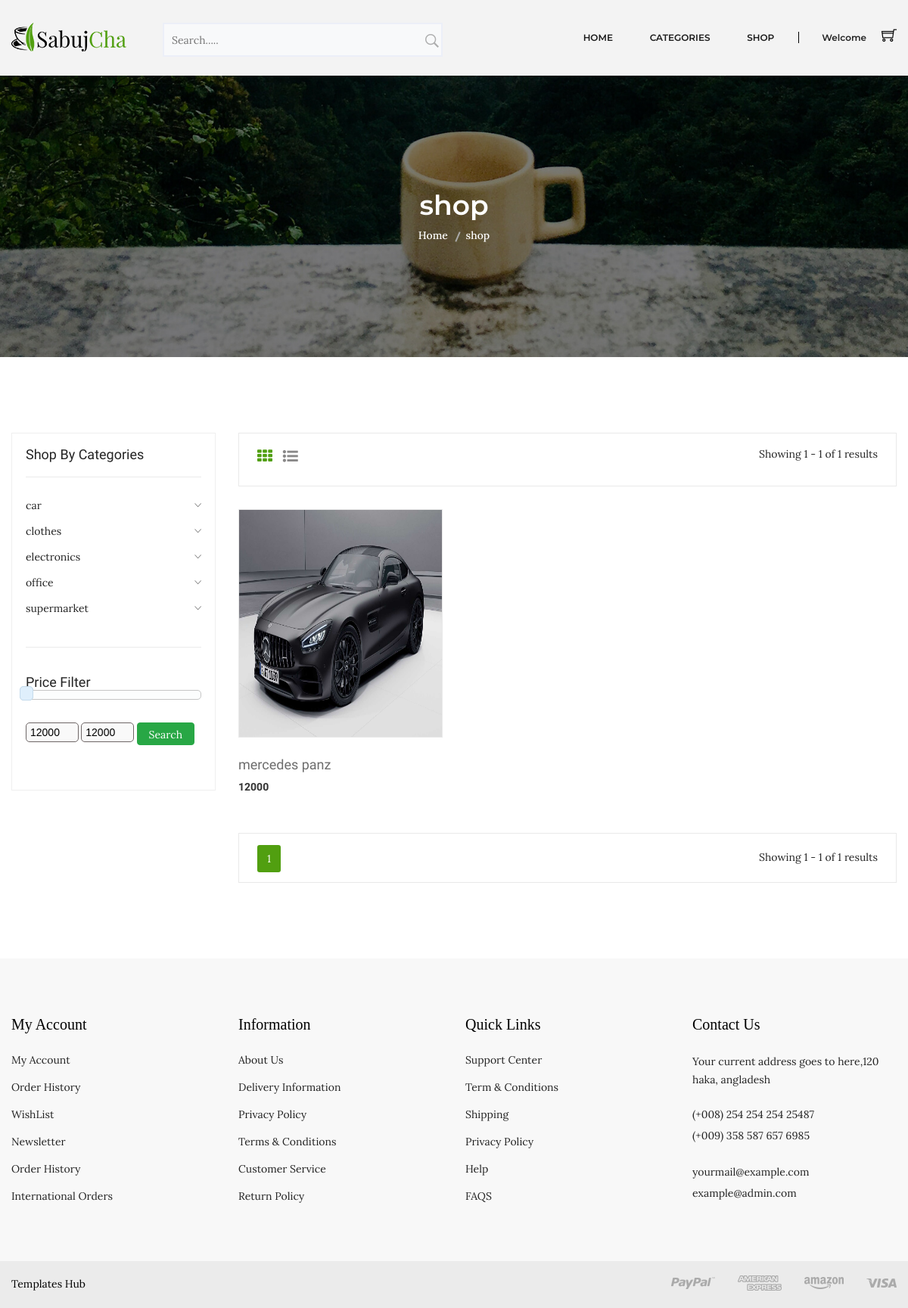
Screenshot of /shop.php?sub=13&page=1 with the database file from the repository.
### tables this page shows
CREATE TABLE `products` (
  `id` bigint(20) UNSIGNED NOT NULL,
  `name_en` varchar(50) NOT NULL,
  `name_ar` varchar(50) NOT NULL,
  `price` decimal(7,0) NOT NULL,
  `quantity` smallint(3) NOT NULL DEFAULT 1,
  `status` tinyint(1) NOT NULL COMMENT '1=>active , 0 => not active',
  `desc_en` varchar(1000) NOT NULL,
  `decs_ar` varchar(1000) NOT NULL,
  `image` varchar(50) NOT NULL,
  `brand_id` bigint(20) UNSIGNED DEFAULT NULL,
  `subcategory_id` bigint(20) UNSIGNED NOT NULL,
  `created_at` timestamp NOT NULL DEFAULT current_timestamp(),
  `updated_at` timestamp NOT NULL DEFAULT current_timestamp() ON UPDATE current_timestamp()
);

CREATE TABLE `categories` (
  `id` bigint(20) UNSIGNED NOT NULL,
  `name_en` varchar(25) NOT NULL,
  `name_ar` varchar(25) NOT NULL,
  `image` varchar(50) NOT NULL DEFAULT 'default.jpg',
  `status` tinyint(1) NOT NULL DEFAULT 1 COMMENT '1 => active , 0 => not active  ',
  `created_at` timestamp NOT NULL DEFAULT current_timestamp(),
  `updated_at` timestamp NOT NULL DEFAULT current_timestamp() ON UPDATE current_timestamp()
);

### app/database/models/Product.php (called while the page is built, shortened)
<?php
include_once __DIR__ . "\..\config\connection.php";
class Product extends connection implements crud
{
    private $name_en;
    private $status;
    private $subcategory_id;
    private $category_id;
    private $brand_id;
    private $limit ;
    private $offset;
    public function setStatus($status)
    {
        $this->status = $status;
        return $this;
    }
    public function setSubcategory_id($subcategory_id)
    {
        $this->subcategory_id = $subcategory_id;
        return $this;
    }
    public function setLimit($limit)
    {
        $this->limit = $limit;
        return $this;
    }
    public function setOffset($offset)
    {
        $this->offset = $offset;
        return $this;
    }
    public function readBySub()
    {
        $query = "SELECT `id`,`name_en`,`desc_en`,`price`,`image` FROM `products_details` WHERE `status` = $this->status AND `subcategory_id` = $this->subcategory_id ORDER BY `price`,`name_en` LIMIT $this->limit OFFSET $this->offset ";
        return $this->runDQL($query);
    }
    public function maxPriceAndMinPrice(){
       $value = "";
        if (isset($this->brand_id)) {
            $value = " WHERE `brand_id` = $this->brand_id";
        }elseif(isset($this->subcategory_id)){
            $value = " WHERE `subcategory_id` = $this->subcategory_id";
        }elseif(isset($this->category_id)){
            $value = " WHERE `category_id` = $this->category_id";
        }elseif(isset($this->name_en)){
            $value = " WHERE `name_en` LIKE '$this->name_en%' ORDER BY `price`,`name_en`";
        }else {
            $value = "";
        }
        $query = "SELECT COUNT(`id`) AS `total`, MAX(`price`) AS `max_price`, MIN(`price`) AS `min_price` FROM `products_details` $value ";
        return $this->runDQL($query) ;
    }
}

### app/database/config/connection.php (called while the page is built, shortened)
<?php
class connection {
   private $hostname = 'localhost';
   private $username = 'root';
   private $password = '';
   private $database = 'ecommerce';
   private $con;
    public function __construct()
    {
        $this->con = new mysqli($this->hostname,$this->username,$this->password,$this->database);
    }
    protected function runDQL($query)
    {
        $result = $this->con->query($query);
        if ($result->num_rows > 0) {
            return $result ;
        }else{
            return [];
        }
    }
}

### app/database/models/Category.php (called while the page is built, shortened)
<?php
include_once __DIR__."\..\config\connection.php";
class Category extends connection implements crud {
    private $status;
    public function setStatus($status)
    {
        $this->status = $status;
        return $this;
    }
    public function read()
    {
        $query = "SELECT `id`,`name_en` FROM `categories` WHERE `status` = $this->status  ORDER BY `name_en`";
        return $this->runDQL($query);
    }
}

### shop.php (the view, shortened to what this page needs)
<?php
include_once 'layout/header.php';
include_once 'layout/nav.php';
include_once 'layout/breadcrumb.php';
$productObject = new Product;
$productObject->setStatus(1);
$limit = 10;
$page = isset($_GET['page']) ? $_GET['page'] : 1;
$offset = ($page - 1) * $limit;
if ($_GET) {
    if (isset($_GET['sub']) && isset($_GET['page'])) {
        if (is_numeric($_GET['sub'])) {
            $subcategoryObject->setId($_GET['sub']);
            $subResult = $subcategoryObject->getSubById();
            if ($subResult) {
                $productObject->setSubcategory_id($_GET['sub']);
                $productObjectResult = $productObject->setLimit($limit)->setOffset($offset)->readBySub();
                $productObjectPriceResult = $productObject->setSubcategory_id($_GET['sub'])->maxPriceAndMinPrice();
                if (isset($productObjectPriceResult)) {
                    $filterPrice = $productObjectPriceResult->fetch_object();
                }
                $totalProducts = $filterPrice->total;
                $totalPages = ceil($totalProducts / $limit);
            } else {
                die;
            }
        } else {
            die;
        }
    } else {
    }
}
function unKnowGet($Get)
{
    if (isset($_GET['sub']) && $Get = $_GET['sub']) {
        $Get = 'sub=' . $_GET['sub'] . '&';
    } elseif (isset($_GET['cat']) && $Get = $_GET['cat']) {
        $Get = 'cat=' . $_GET['cat'] . '&';
    } elseif (isset($_GET['brand']) && $Get = $_GET['brand']) {
        $Get = 'brand=' . $_GET['brand'] . '&';
    } elseif (isset($_GET['search']) && $Get = $_GET['search']) {
        $Get = 'search=' . $_GET['search'] . '&';
    } else {
        $Get = '';
    }
    return $Get;
}
?>
<div class="shop-page-area ptb-100">
    <div class="container">
        <div class="row flex-row-reverse">
            <div class="col-lg-9">
                <div class="shop-topbar-left">
                    <div class="shop-topbar-wrapper">
                        <ul class="view-mode">
                            <li class="active"><a href="#product-grid" data-view="product-grid"><i
                                        class="fa fa-th"></i></a></li>
                            <li><a href="#product-list" data-view="product-list"><i class="fa fa-list-ul"></i></a></li>
                        </ul>
                        <p>Showing <?= $offset + 1 ?> - <?= min($offset + $limit, $totalProducts) ?> of
                            <?= $totalProducts ?> results </p>
                    </div>
                </div>
                <div class="grid-list-product-wrapper" id="searchRange">
                    <div class="product-grid product-view pb-20">
                        <div class="row">
                            <?php
                            if (!empty($productObjectResult)) {
                                $products = $productObjectResult->fetch_all(MYSQLI_ASSOC);
                                foreach ($products as $index => $product) {
                            ?>
                            <div class="product-width col-xl-4 col-lg-4 col-md-4 col-sm-6 col-12 mb-30"
                                id="searchRange">
                                <div class="product-wrapper">
                                    <div class="product-img">
                                        <a href="product-details.php?pro=<?= $product['id'] ?>">
                                            <img loading="lazy" alt="" src="assets/img/product/<?= $product['image'] ?>" style="height: 300px;">
                                        </a>
                                        <div class="product-action">
                                        </div>
                                    </div>
                                    <div class="product-content text-left">
                                        <div class="product-hover-style">
                                            <div class="product-title">
                                                <h4>
                                                    <a
                                                        href="product-details.php?pro=<?= $product['id'] ?>"><?= $product['name_en'] ?></a>
                                                </h4>
                                            </div>
                                        </div>
                                        <div class="product-price-wrapper">
                                            <span><?= $product['price'] ?></span>
                                        </div>
                                    </div>
                                </div>
                            </div>
                            <?php
                                }
                            }
                            ?>
                        </div>
                    </div>
                    <div class="pagination-total-pages">
                        <div class="pagination-style">
                            <ul>
                                <?php for ($i = 1; $i <= $totalPages; $i++) : ?>
                                <li><a class="<?= $i == $page ? 'active' : '' ?>"
                                        href="?<?= unKnowGet($_GET) ?>page=<?= $i ?>"><?= $i ?></a></li>
                                <?php endfor; ?>
                            </ul>
                        </div>
                        <div class="total-pages">
                            <p>Showing <?= $offset + 1 ?> - <?= min($offset + $limit, $totalProducts) ?> of
                                <?= $totalProducts ?> results </p>
                        </div>
                    </div>
                </div>
            </div>
            <div class="col-lg-3">
                <div class="shop-sidebar-wrapper gray-bg-7 shop-sidebar-mrg">
                    <div class="shop-widget">
                        <h4 class="shop-sidebar-title">Shop By Categories</h4>
                        <div class="shop-catigory">
                            <ul id="faq">
                                <?php
                                if (!empty($categoriesResult)) {
                                    foreach ($categoriesResult as $index => $category) {
                                ?>
                                <li> <a data-toggle="collapse" data-parent="#faq" href="#shop-catigory-<?= $index ?>">
                                        <?= $category['name_en'] ?> <i class="ion-ios-arrow-down"></i></a>
                                </li>
                                <?php
                                    }
                                }
                                ?>
                            </ul>
                        </div>
                    </div>
                    <div class="shop-price-filter mt-40 shop-sidebar-border pt-35">
                        <h4 class="shop-sidebar-title">Price Filter</h4>
                        <div class="row">
                            <div class="col-md-12">
                                <div id="slider-range" class="price-filter-range" name="rangeInput"></div>
                                <div style="margin:30px auto">
                                    <form method="post">
                                        <input type="number" name="min_price" min=0 max="<?= $filterPrice->max_price ?>"
                                            oninput="validity.valid||(value='<?= $filterPrice->min_price ?>');"
                                            id="min_price" class="price-range-field" />
                                        <input type="number" name="max_price" min=0 max="<?= $filterPrice->max_price ?>"
                                            oninput="validity.valid||(value='<?= $filterPrice->max_price ?>');"
                                            id="max_price" class="price-range-field" />
                                        <button class="btn btn-success rounded price-range-search"
                                            id="price-range-submt">Search</button>
                                    </form>
                                </div>
                            </div>
                        </div>
                    </div>
                </div>
            </div>
        </div>
    </div>
</div>
<?php
include_once "layout/footer.php";
?>
<?php
include_once "layout/endbody.php";
?>

### assets/css/mystyle.css (style rules this page uses)
.ui-slider-horizontal { width:100%; }
.price-range-field { width:30%; min-width: 16%; background-color:#f9f9f9; border: 1px solid #6e6666; color: black; font-family: myFont; font: normal 14px Arial, Helvetica, sans-serif; border-radius: 5px; height:26px; padding:5px; }

### shop.php (style rules this page uses)
.ui-slider-horizontal { width: 100%; }
.price-range-field { width: 30%; min-width: 16%; background-color: #f9f9f9; border: 1px solid #6e6666; color: black; font-family: myFont; font: normal 14px Arial, Helvetica, sans-serif; border-radius: 5px; height: 26px; padding: 5px; }

### rows the page displays
products: image (picture), name_en "mercedes panz", price "12000"
categories: name_en "car"
categories: name_en "clothes"
categories: name_en "electronics"
categories: name_en "office"
categories: name_en "supermarket"

### other values shown
$title "shop"
$offset + 1 "1"
min($offset + $limit, $totalProducts) "1"
$totalProducts "1"
